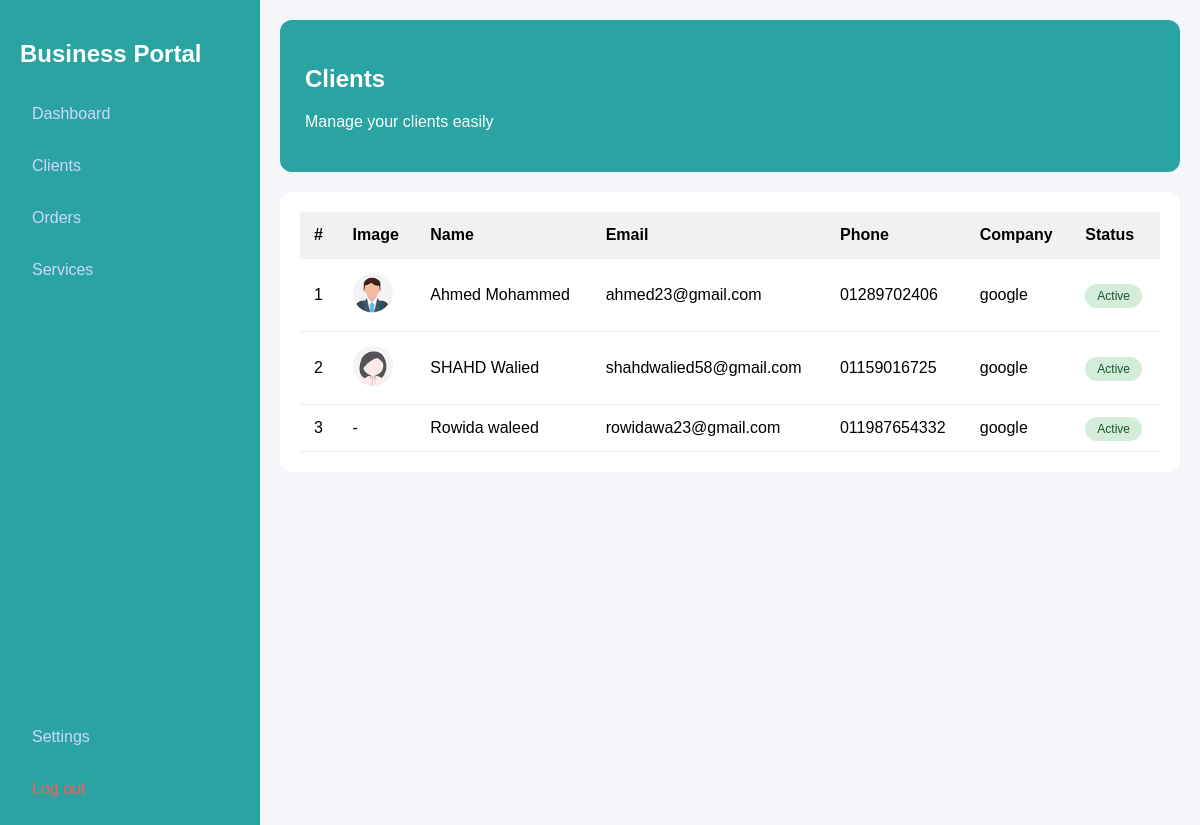
/clients/, run on the app's committed database.
### pages/models.py (models this page shows, shortened)
class Client(models.Model):
    name = models.CharField(max_length=100)
    email = models.EmailField()
    phone = models.CharField(max_length=20)
    company = models.CharField(max_length=100)
    status = models.CharField(max_length=50, default="Active")
    image = models.CharField(max_length=100, blank=True)

### pages/views.py (the view)
# urls.py: path('clients/', views.clients, name='clients'),
def clients(request):
    clients = Client.objects.all()
    return render(request, 'pages/clients.html', {'clients': clients})

### pages/templates/pages/clients.html
{% extends 'base.html' %}
{% load static %}
{% block content %}
<div class="top-header">
    <h2>Clients</h2>
    <p>Manage your clients easily</p>
</div>
<div class="table-container">
    <table>
        <thead>
            <tr>
                <th>#</th>
                <th>Image</th>
                <th>Name</th>
                <th>Email</th>
                <th>Phone</th>
                <th>Company</th>
                <th>Status</th>
            </tr>
        </thead>
        <tbody>
            {% for client in clients %}
            <tr>
                <td>{{ forloop.counter }}</td>
                <td>
                    {% if client.image %}
                        <img src="{% static 'images/' %}{{ client.image }}">
                    {% else %}
                        -
                    {% endif %}
                </td>
                <td>{{ client.name }}</td>
                <td>{{ client.email }}</td>
                <td>{{ client.phone }}</td>
                <td>{{ client.company }}</td>
                <td>
                    <span class="status {{ client.status|lower }}">
                        {{ client.status }}
                    </span>
                </td>
            </tr>
            {% endfor %}
        </tbody>
    </table>
</div>
{% endblock %}

### pages/templates/base.html
{% load static %}
<!DOCTYPE html>
<html>
<head>
    <link rel="stylesheet" href="{% static 'css/style.css' %}?v=5">
</head>
<body>
<div class="layout">
<div class="sidebar">
    <h2>Business Portal</h2>
    <div class="menu">
        <a href="{% url 'home' %}">Dashboard</a>
        <a href="{% url 'clients' %}">Clients</a>
        <a href="#">
            Orders
        </a>
        <a href="#">
            Services
        </a>
    </div>
    <div class="bottom-menu">
        <a href="#">Settings</a>
    <a href="#" class="logout">Log out</a>
    </div>
</div>
    <div class="main">
        {% block content %}{% endblock %}
    </div>
</div>
</body>
</html>

### static/css/style.css (style rules this page uses)
body { margin: 0; font-family: Arial; background: #f4f6f9; }
.layout { display: flex; }
.sidebar { width: 220px; background: #2aa3a3; color: white; height: 100vh; padding: 20px; display: flex; flex-direction: column; }
.sidebar h2 { margin-bottom: 25px; }
.sidebar a { display: block; color: #cfd8ff; padding: 12px; text-decoration: none; margin-bottom: 10px; border-radius: 8px; transition: 0.3s; }
.bottom-menu { margin-top: auto; }
.bottom-menu a { margin-top: 5px; }
.logout { color: #ff5c5c !important; }
.main { flex: 1; padding: 20px; }
.top-header { background: #2aa3a3; color: white; padding: 25px; border-radius: 12px; margin-bottom: 20px; }
.table-container { background: white; padding: 20px; border-radius: 12px; }
table { width: 100%; border-collapse: collapse; }
thead { background: #f1f1f1; }
th, td { padding: 14px; text-align: left; }
tr { border-bottom: 1px solid #eee; }
td img { width: 40px; height: 40px; border-radius: 50%; }
.status { padding: 5px 12px; border-radius: 20px; font-size: 12px; }
.status.active { background: #d4edda; color: #155724; }

### data on the page
Client: image (picture), name "Ahmed Mohammed", email "ahmed23@gmail.com", phone "01289702406", company "google", status "Active"
Client: image (picture), name "SHAHD Walied", email "shahdwalied58@gmail.com", phone "01159016725", company "google", status "Active"
Client: name "Rowida waleed", email "rowidawa23@gmail.com", phone "011987654332", company "google", status "Active"
